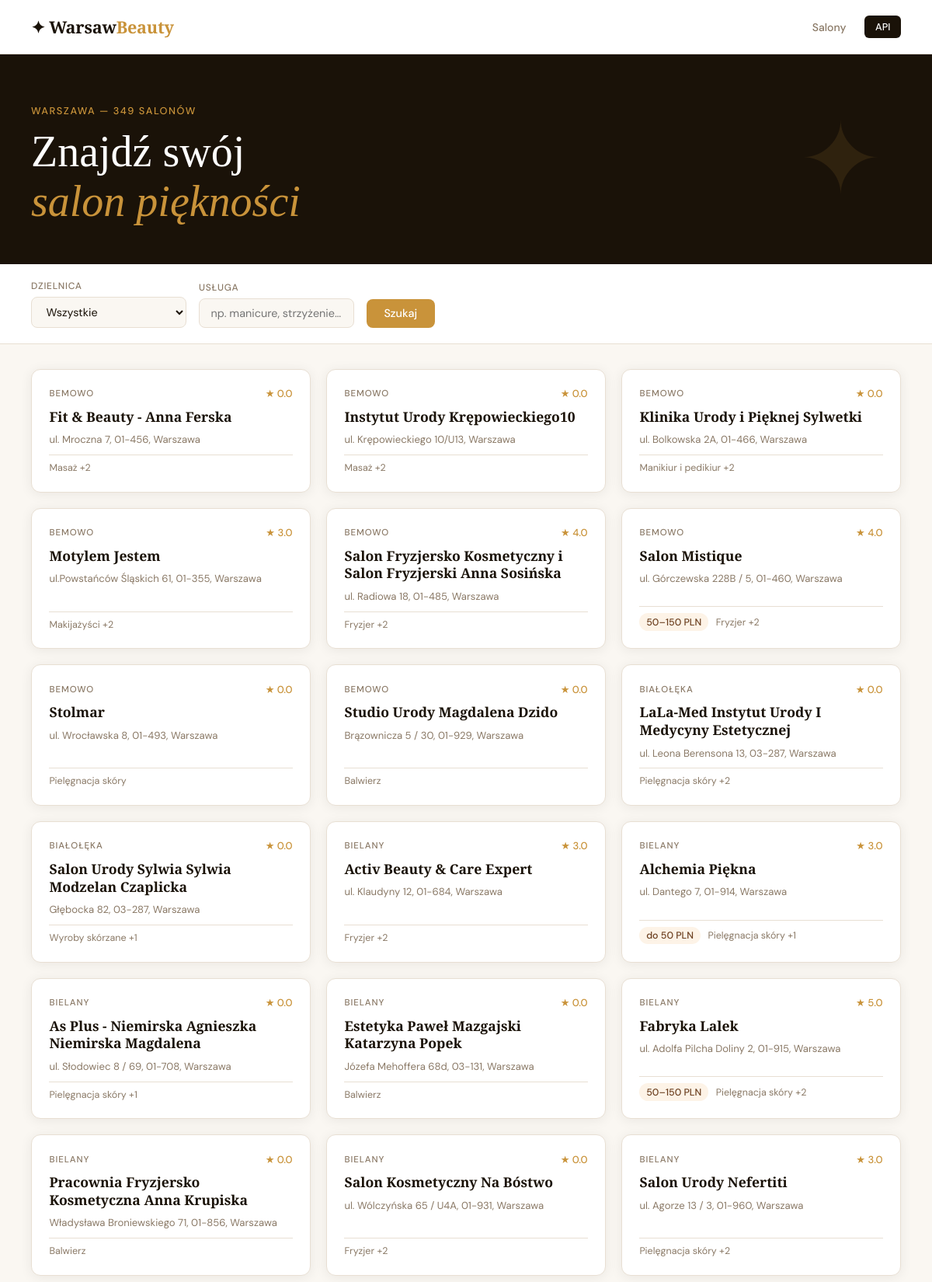
The page / (upper part) on the database its author committed.
### app/models.py (models this page shows)
class Salon(Base):
    __tablename__ = "salons"
    id           = Column(Integer, primary_key=True, index=True)
    name         = Column(String, nullable=False)
    address      = Column(String, nullable=False)
    district     = Column(String, nullable=False)
    phone        = Column(String, default="")
    website      = Column(String, default="")
    services     = Column(String, default="")
    price_range  = Column(String, default="")
    rating       = Column(String, default="")
    review_count = Column(String, default="")
    lat          = Column(Float,  default=0.0)
    lon          = Column(Float,  default=0.0)
    source       = Column(String, default="")

### app/main.py (the view)
@app.get("/")
def index(
    request: Request,
    district: Optional[str] = Query(None),
    service:  Optional[str] = Query(None),
    db: Session = Depends(get_db),
):
    salons = crud.get_salons(db, district=district, service=service, limit=500)
    districts = crud.get_all_districts(db)
    return templates.TemplateResponse(request, "index.html", {
        "salons": salons,
        "districts": districts,
        "selected_district": district or "",
        "selected_service": service or "",
        "total": len(salons),
    })

### app/templates/index.html (shortened to what this page needs)
{% extends "base.html" %}
{% block content %}
<section class="hero">
  <div class="hero-inner">
    <p class="hero-eyebrow">Warszawa &mdash; {{ total }} salonów</p>
    <h1 class="hero-title">Znajdź swój<br><em>salon piękności</em></h1>
  </div>
</section>
<section class="filters-section">
  <form method="get" action="/" class="filters-form">
    <div class="filter-group">
      <label for="district">Dzielnica</label>
      <select name="district" id="district">
        <option value="">Wszystkie</option>
      </select>
    </div>
    <div class="filter-group">
      <label for="service">Usługa</label>
      <input type="text" name="service" id="service" placeholder="np. manicure, strzyżenie…" value="{{ selected_service }}">
    </div>
    <button type="submit" class="btn-filter">Szukaj</button>
  </form>
</section>
<section class="salons-section">
  {% if salons %}
  <div class="salons-grid">
    {% for s in salons %}
    <a href="/salons/{{ s.id }}" class="salon-card">
      <div class="card-header">
        <span class="card-district">{{ s.district }}</span>
        {% if s.rating %}
        <span class="card-rating">★ {{ s.rating }}</span>
        {% endif %}
      </div>
      <h2 class="card-name">{{ s.name }}</h2>
      <p class="card-address">{{ s.address }}</p>
      <div class="card-footer">
        {% if s.price_range %}
        <span class="card-price">{{ s.price_range }}</span>
        {% endif %}
        {% if s.services %}
        <span class="card-services">{{ s.services.split(',')[0] }}{% if s.services.split(',')|length > 1 %} +{{ s.services.split(',')|length - 1 }}{% endif %}</span>
        {% endif %}
      </div>
    </a>
    {% endfor %}
  </div>
  {% else %}
  <div class="empty-state">
    <p>Brak salonów spełniających kryteria.</p>
    <a href="/" class="btn-filter">Pokaż wszystkie</a>
  </div>
  {% endif %}
</section>
{% endblock %}

### app/templates/base.html (shortened to what this page needs)
<!DOCTYPE html>
<html lang="pl">
<head>
  <link rel="stylesheet" href="/static/style.css">
</head>
<body>
  <header class="site-header">
    <a href="/" class="logo">✦ Warsaw<span>Beauty</span></a>
    <nav>
      <a href="/" class="nav-link">Salony</a>
      <a href="/docs" class="nav-link api-link">API</a>
    </nav>
  </header>
  <main>
    {% block content %}{% endblock %}
  </main>
</body>
</html>

### app/static/style.css (style rules this page uses)
*, *::before, *::after { box-sizing: border-box; margin: 0; padding: 0; }
:root { --cream: #faf7f2; --dark: #1a1208; --brown: #6b3f1f; --gold: #c9933a; --rose: #d4876a; --muted: #8a7966; --border: #e8dfd3; --white: #ffffff; --radius: 12px; --shadow: 0 2px 16px rgba(26,18,8,.07); }
body { font-family: 'DM Sans', sans-serif; background: var(--cream); color: var(--dark); min-height: 100vh; display: flex; flex-direction: column; }
.site-header { display: flex; align-items: center; justify-content: space-between; padding: 1.25rem 2.5rem; background: var(--white); border-bottom: 1px solid var(--border); position: sticky; top: 0; z-index: 100; }
.logo { font-family: 'Playfair Display', serif; font-size: 1.35rem; font-weight: 600; color: var(--dark); text-decoration: none; letter-spacing: -.01em; }
.logo span { color: var(--gold); }
nav { display: flex; gap: 1.5rem; align-items: center; }
.nav-link { font-size: .875rem; font-weight: 500; color: var(--muted); text-decoration: none; transition: color .2s; }
.api-link { background: var(--dark); color: var(--white) !important; padding: .35rem .85rem; border-radius: 6px; font-size: .8rem; }
.hero { background: var(--dark); padding: 4rem 2.5rem 3rem; position: relative; overflow: hidden; }
.hero::after { content: '✦'; position: absolute; right: 4rem; top: 50%; transform: translateY(-50%); font-size: 8rem; color: var(--gold); opacity: .12; pointer-events: none; }
.hero-eyebrow { font-size: .8rem; font-weight: 500; letter-spacing: .12em; text-transform: uppercase; color: var(--gold); margin-bottom: .75rem; }
.hero-title { font-family: 'Playfair Display', serif; font-size: clamp(2.2rem, 5vw, 3.5rem); font-weight: 400; color: var(--white); line-height: 1.15; }
.hero-title em { color: var(--gold); font-style: italic; }
.filters-section { background: var(--white); border-bottom: 1px solid var(--border); padding: 1.25rem 2.5rem; }
.filters-form { display: flex; gap: 1rem; align-items: flex-end; flex-wrap: wrap; }
.filter-group { display: flex; flex-direction: column; gap: .4rem; }
.filter-group label { font-size: .75rem; font-weight: 500; letter-spacing: .06em; text-transform: uppercase; color: var(--muted); }
.filter-group select, .filter-group input[type="text"] { font-family: 'DM Sans', sans-serif; font-size: .9rem; color: var(--dark); background: var(--cream); border: 1px solid var(--border); border-radius: 8px; padding: .55rem .9rem; min-width: 200px; outline: none; transition: border-color .2s; }
.btn-filter { background: var(--gold); color: var(--white); border: none; border-radius: 8px; padding: .6rem 1.4rem; font-family: 'DM Sans', sans-serif; font-size: .9rem; font-weight: 500; cursor: pointer; transition: background .2s; align-self: flex-end; }
.salons-section { padding: 2rem 2.5rem 3rem; }
.salons-grid { display: grid; grid-template-columns: repeat(auto-fill, minmax(280px, 1fr)); gap: 1.25rem; }
.salon-card { background: var(--white); border: 1px solid var(--border); border-radius: var(--radius); padding: 1.4rem; text-decoration: none; color: inherit; display: flex; flex-direction: column; gap: .6rem; box-shadow: var(--shadow); transition: transform .18s, box-shadow .18s, border-color .18s; }
.card-header { display: flex; justify-content: space-between; align-items: center; }
.card-district { font-size: .72rem; font-weight: 500; letter-spacing: .08em; text-transform: uppercase; color: var(--muted); }
.card-rating { font-size: .82rem; font-weight: 500; color: var(--gold); }
.card-name { font-family: 'Playfair Display', serif; font-size: 1.1rem; font-weight: 600; line-height: 1.3; color: var(--dark); }
.card-address { font-size: .82rem; color: var(--muted); line-height: 1.4; }
.card-footer { display: flex; gap: .6rem; align-items: center; flex-wrap: wrap; margin-top: auto; padding-top: .5rem; border-top: 1px solid var(--border); }
.card-price { font-size: .78rem; font-weight: 500; background: #fdf3e7; color: var(--brown); padding: .2rem .55rem; border-radius: 20px; }
.card-services { font-size: .78rem; color: var(--muted); }

### rows shown on the page
Salon: district "BEMOWO", rating "0.0", name "Fit & Beauty - Anna Ferska", address "ul. Mroczna 7, 01-456, Warszawa", services "Masaż", services.split|length "2"
Salon: district "BEMOWO", rating "0.0", name "Instytut Urody Krępowieckiego10", address "ul. Krępowieckiego 10/U13, Warszawa", services "Masaż", services.split|length "2"
Salon: district "BEMOWO", rating "0.0", name "Klinika Urody i Pięknej Sylwetki", address "ul. Bolkowska 2A, 01-466, Warszawa", services "Manikiur i pedikiur", services.split|length "2"
Salon: district "BEMOWO", rating "3.0", name "Motylem Jestem", address "ul.Powstańców Śląskich 61, 01-355, Warszawa", services "Makijażyści", services.split|length "2"
Salon: district "BEMOWO", rating "4.0", name "Salon Fryzjersko Kosmetyczny i Salon Fryzjerski Anna Sosińska", address "ul. Radiowa 18, 01-485, Warszawa", services "Fryzjer", services.split|length "2"
Salon: district "BEMOWO", rating "4.0", name "Salon Mistique", address "ul. Górczewska 228B / 5, 01-460, Warszawa", price_range "50–150 PLN", services "Fryzjer", services.split|length "2"
Salon: district "BEMOWO", rating "0.0", name "Stolmar", address "ul. Wrocławska 8, 01-493, Warszawa", services "Pielęgnacja skóry"
Salon: district "BEMOWO", rating "0.0", name "Studio Urody Magdalena Dzido", address "Brązownicza 5 / 30, 01-929, Warszawa", services "Balwierz"
Salon: district "BIAŁOŁĘKA", rating "0.0", name "LaLa-Med Instytut Urody I Medycyny Estetycznej", address "ul. Leona Berensona 13, 03-287, Warszawa", services "Pielęgnacja skóry", services.split|length "2"
Salon: district "BIAŁOŁĘKA", rating "0.0", name "Salon Urody Sylwia Sylwia Modzelan Czaplicka", address "Głębocka 82, 03-287, Warszawa", services "Wyroby skórzane", services.split|length "1"
Salon: district "BIELANY", rating "3.0", name "Activ Beauty & Care Expert", address "ul. Klaudyny 12, 01-684, Warszawa", services "Fryzjer", services.split|length "2"
Salon: district "BIELANY", rating "3.0", name "Alchemia Piękna", address "ul. Dantego 7, 01-914, Warszawa", price_range "do 50 PLN", services "Pielęgnacja skóry", services.split|length "1"
Salon: district "BIELANY", rating "0.0", name "As Plus - Niemirska Agnieszka Niemirska Magdalena", address "ul. Słodowiec 8 / 69, 01-708, Warszawa", services "Pielęgnacja skóry", services.split|length "1"
Salon: district "BIELANY", rating "0.0", name "Estetyka Paweł Mazgajski Katarzyna Popek", address "Józefa Mehoffera 68d, 03-131, Warszawa", services "Balwierz"
Salon: district "BIELANY", rating "5.0", name "Fabryka Lalek", address "ul. Adolfa Pilcha Doliny 2, 01-915, Warszawa", price_range "50–150 PLN", services "Pielęgnacja skóry", services.split|length "2"
Salon: district "BIELANY", rating "0.0", name "Pracownia Fryzjersko Kosmetyczna Anna Krupiska", address "Władysława Broniewskiego 71, 01-856, Warszawa", services "Balwierz"
Salon: district "BIELANY", rating "0.0", name "Salon Kosmetyczny Na Bóstwo", address "ul. Wólczyńska 65 / U4A, 01-931, Warszawa", services "Fryzjer", services.split|length "2"
Salon: district "BIELANY", rating "3.0", name "Salon Urody Nefertiti", address "ul. Agorze 13 / 3, 01-960, Warszawa", services "Pielęgnacja skóry", services.split|length "2"

### other values the page prints
{{ total }} "349"
